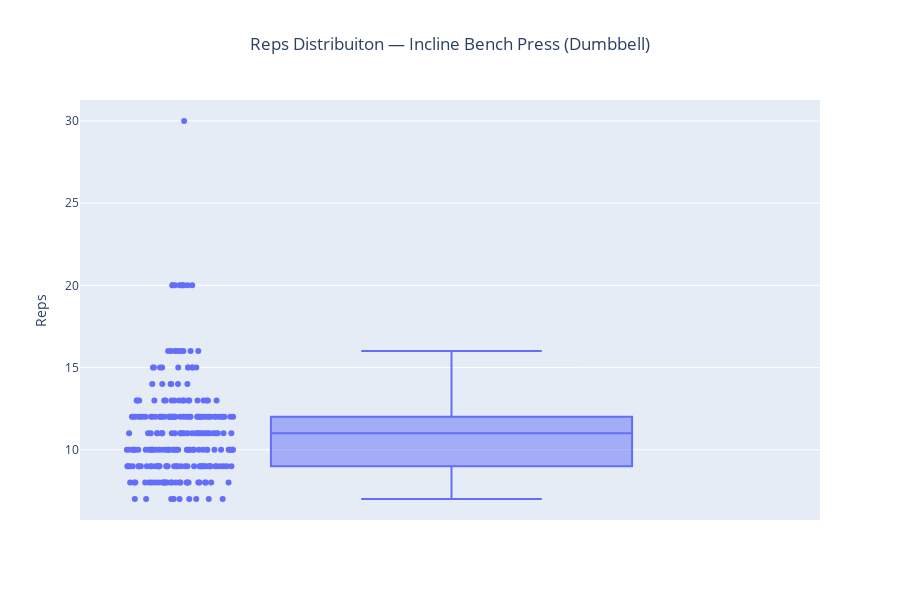

Notebook cell for this chart:
### Markdown cell above
Não há dado incorreto, apesar de ser um valor alto para repetição o contexto se justifica (carga baixa)

### Code cell
# Para Incline Bench Press (Dumbbell)
exercise_name = "Incline Bench Press (Dumbbell)"
df_ex = df[df["exercise_title"] == exercise_name]
fig = px.box(df_ex,y="reps",points="all",hover_data=["reps","weight_kg","set_index","set_type","rpe","start_time"],title=f"Reps Distribuiton — {exercise_name}")
fig.update_layout(yaxis_title="Reps",xaxis_title="",showlegend=False,height=600,width=900,title_x = 0.5)
fig.show()

### Figure 1 — Plotly figure (JSON) as saved in the notebook; plotly's stock layout.template omitted (floating-point values rounded to 4 significant figures; data arrays with more than 128 entries replaced by an {"elided": "..."} marker saying what was removed)
{"data": [{"alignmentgroup": "True", "boxpoints": "all", "customdata": {"elided": "246x5 mixed values"}, "hovertemplate": "reps=%{y}<br>weight_kg=%{customdata[0]}<br>set_index=%{customdata[1]}<br>set_type=%{customdata[2]}<br>rpe=%{customdata[3]}<br>start_time=%{customdata[4]}<extra></extra>", "legendgroup": "", "marker": {"color": "#636efa"}, "name": "", "notched": false, "offsetgroup": "", "orientation": "v", "showlegend": false, "type": "box", "x0": " ", "xaxis": "x", "y": {"elided": "246 float values"}, "y0": " ", "yaxis": "y"}], "layout": {"boxmode": "group", "height": 600, "legend": {"tracegroupgap": 0}, "showlegend": false, "title": {"text": "Reps Distribuiton — Incline Bench Press (Dumbbell)", "x": 0.5}, "width": 900, "xaxis": {"anchor": "y", "domain": [0, 1], "title": {"text": ""}}, "yaxis": {"anchor": "x", "domain": [0, 1], "title": {"text": "Reps"}}}}
